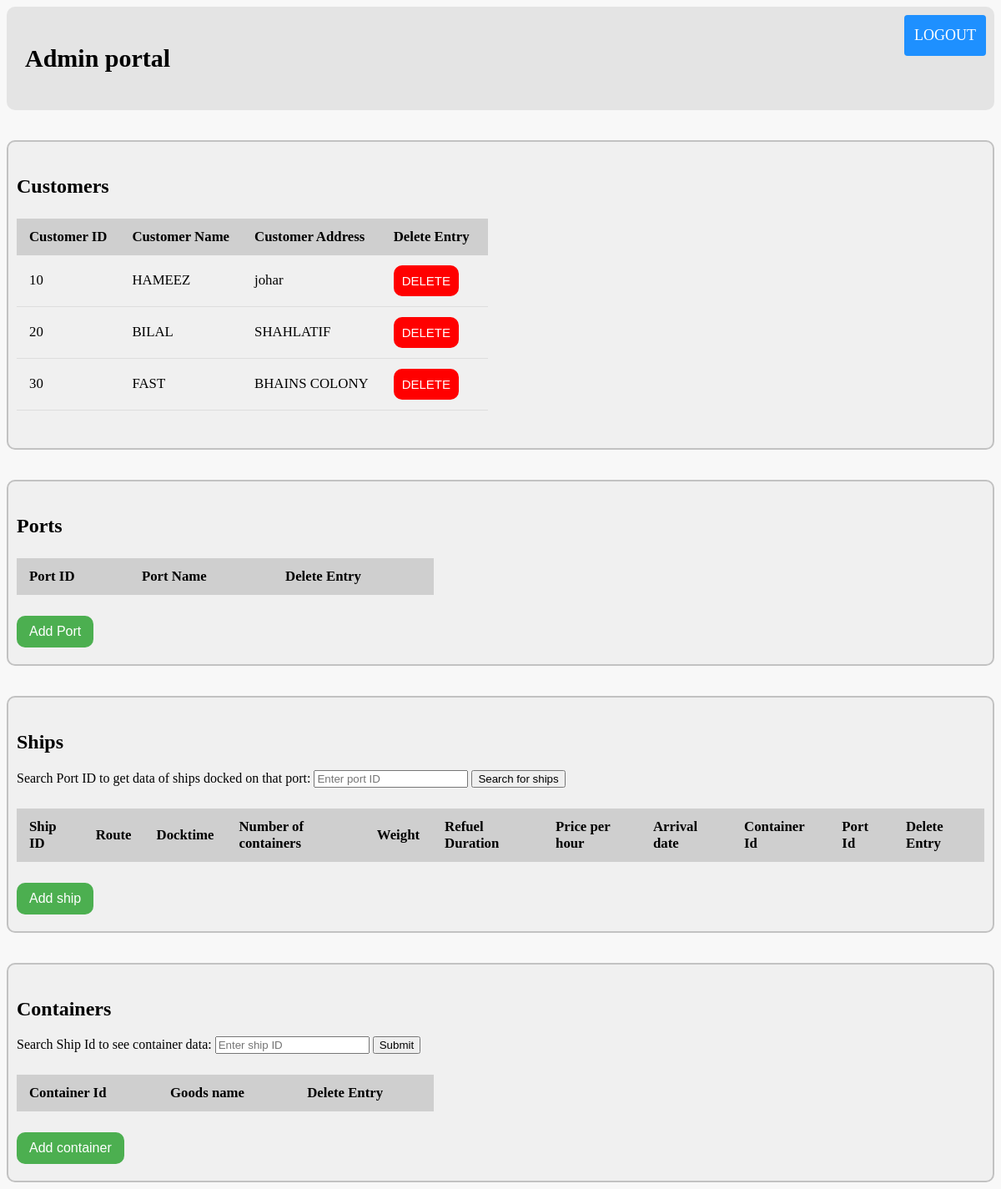
/dashboardsidebar.php, run on an earlier commit of the app's database.
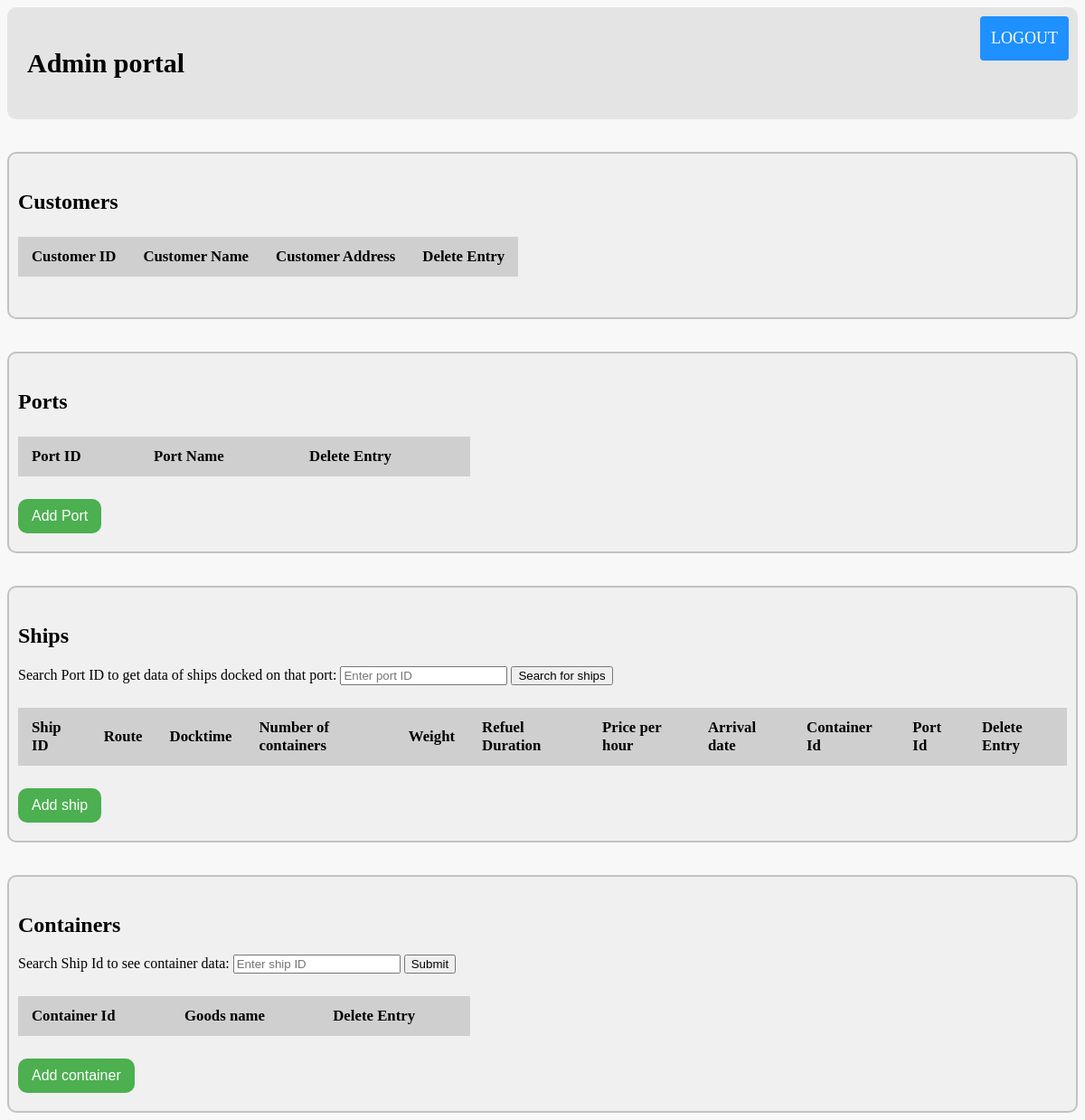
And on a later commit of the database.
### tables this page shows
create table Customers(
    CUSTID VARCHAR(10) NOT NULL PRIMARY KEY,
    CUSTNAME VARCHAR(20) NOT NULL,
    CUSTADDRESS VARCHAR(50) NOT NULL,
    CUSTPASSWORD VARCHAR(10) NOT NULL
);

### dashboardsidebar.php (the view, shortened to what this page needs)
<?php
require "conn.php";
$data = $conn->query("SELECT * FROM CUSTOMERS");
?>
<!DOCTYPE html>
<html lang="en">
<head>
  <link rel="stylesheet" href="mystyle.css">
</head>
  <body>
    <div class="header">
        <p href="#default" class="logo">Admin portal</p>
        <div class="header-right">
        <a class="active" href="homepage.php">LOGOUT</a>
    </div>
    </div>
    <br>
    <br>
    <div class="customer">
        <h2>Customers</h2>
        <table class="table">
            <thead>
                <tr>
                    <th>
                        Customer ID
                    </th>
                    <th>
                        Customer Name
                    </th>
                    <th>
                        Customer Address
                    </th>
                    <th>
                        Delete Entry
                    </th>
                </tr>
            </thead>
            <tbody>
            <?php while($rows_cust = $data->fetch(PDO::FETCH_OBJ)): ?>
              <tr>
                <td>
                <?php echo $rows_cust->CUSTID   ;?>
                </td>
                <td>
                <?php echo $rows_cust->CUSTNAME   ;?>
                </td>
                <td>
                <?php echo $rows_cust->CUSTADDRESS   ;?>
                </td>
                <td>
                <a href="delete_cust.php?del_id=<?php echo $rows_cust->CUSTID; ?>"><button class="Delete_button" type="button">DELETE</button></a>
                </td>
              </tr>
              <?php endwhile; ?>
            </tbody>
        </table>
    </div>
    <br><br>
    <div class="customer">
        <h2>Ports</h2>
        <table class="table">
            <thead>
                <tr>
                    <th>
                        Port ID
                    </th>
                    <th>
                        Port Name
                    </th>
                    <th>
                        Delete Entry
                    </th>
                </tr>
            </thead>
        </table>
        <a href="newPort.php" target="_blank"><button class="New_button" type="button">Add Port</button></a>
    </div>
    <br>
    <br>
    <div class="customer">
        <h2>Ships</h2>
        <form action="" method="GET">
          <label for="portid" class="row">Search Port ID to get data of ships docked on that port:</label>
          <input class="form-control" type="text" name="portid" id="portid" required value="<?php if(isset($_GET['portid'])){echo $_GET['portid']; } ?>" placeholder="Enter port ID">
          <input  id ="button_action" type="submit" name="submit" value="Search for ships" class="btn btn-default">
        </form>
        <table class="table">
            <thead>
                <tr>
                    <th>
                        Ship ID
                    </th>
                    <th>
                        Route
                    </th>
                    <th>
                        Docktime
                    </th>
                    <th>
                        Number of containers
                    </th>
                    <th>
                        Weight
                    </th>
                    <th>
                        Refuel Duration
                    </th>
                    <th>
                        Price per hour
                    </th>
                    <th>
                        Arrival date
                    </th>
                    <th>
                        Container Id
                    </th>
                    <th>
                        Port Id
                    </th>
                    <th>
                        Delete Entry
                    </th>
                </tr>
            </thead>
        </table>
        <a href="newShip.php" target="_blank"><button class="New_button" type="button">Add ship</button></a>
    </div>
    <br>
    <br>
    <div class="customer">
        <h2>Containers</h2>
        <form action="" method="GET">
          <label for="shipid" class="row">Search Ship Id to see container data:</label>
          <input class="form-control" type="text" name="shipid" id="shipid" required value="<?php if(isset($_GET['shipid'])){echo $_GET['shipid']; } ?>" placeholder="Enter ship ID">
          <input  id ="button_action" type="submit" name="submit"  class="btn btn-primart">
        </form>
        <table class="table">
            <thead>
                <tr>
                    <th>
                        Container Id
                    </th>
                    <th>
                        Goods name
                    </th>
                    <th>
                        Delete Entry
                    </th>
                </tr>
            </thead>
        </table>
        <a href="newContainer.php" target="_blank"><button class="New_button" type="button">Add container</button></a>
    </div>
  </body>
</html>

What changed in the data, as far as the page shows it:
removed customers: CUSTID "10", CUSTNAME "HAMEEZ", CUSTADDRESS "johar"
removed customers: CUSTID "20", CUSTNAME "BILAL", CUSTADDRESS "SHAHLATIF"
removed customers: CUSTID "30", CUSTNAME "FAST", CUSTADDRESS "BHAINS COLONY"
